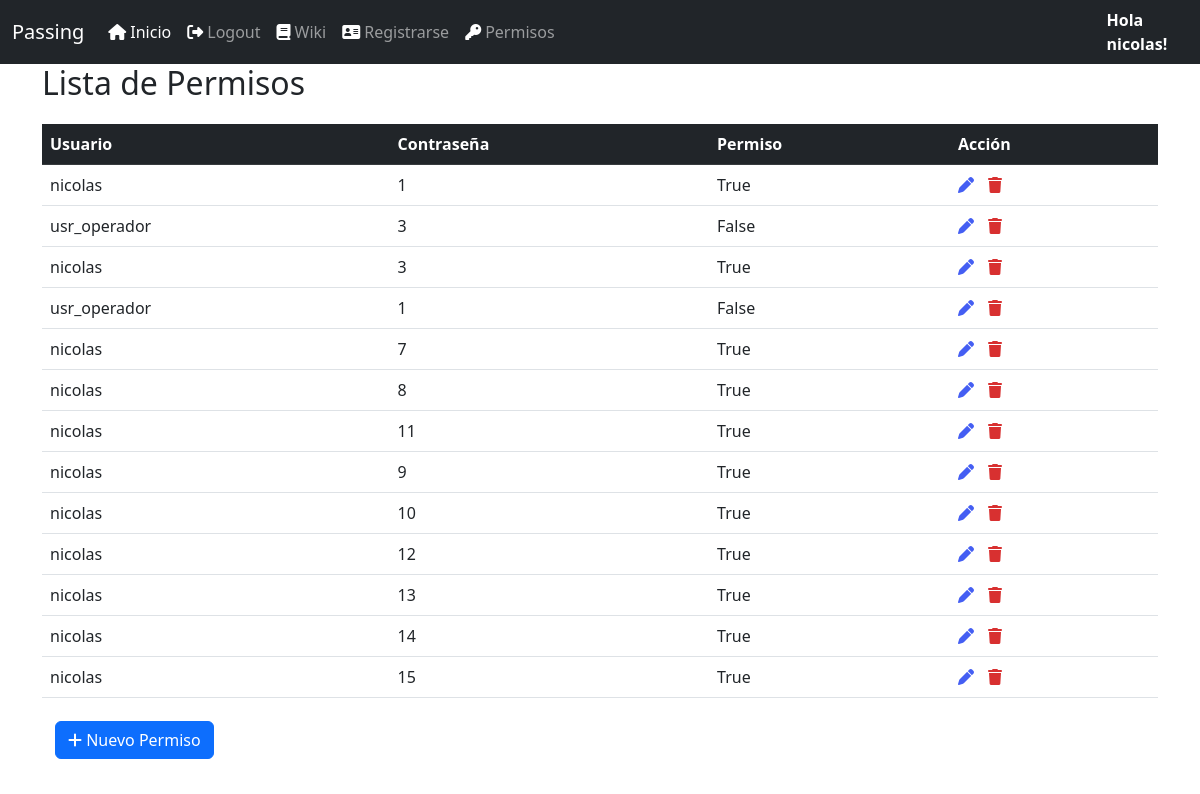
Page /perm/permissionlist (signed in) on the earlier database version.
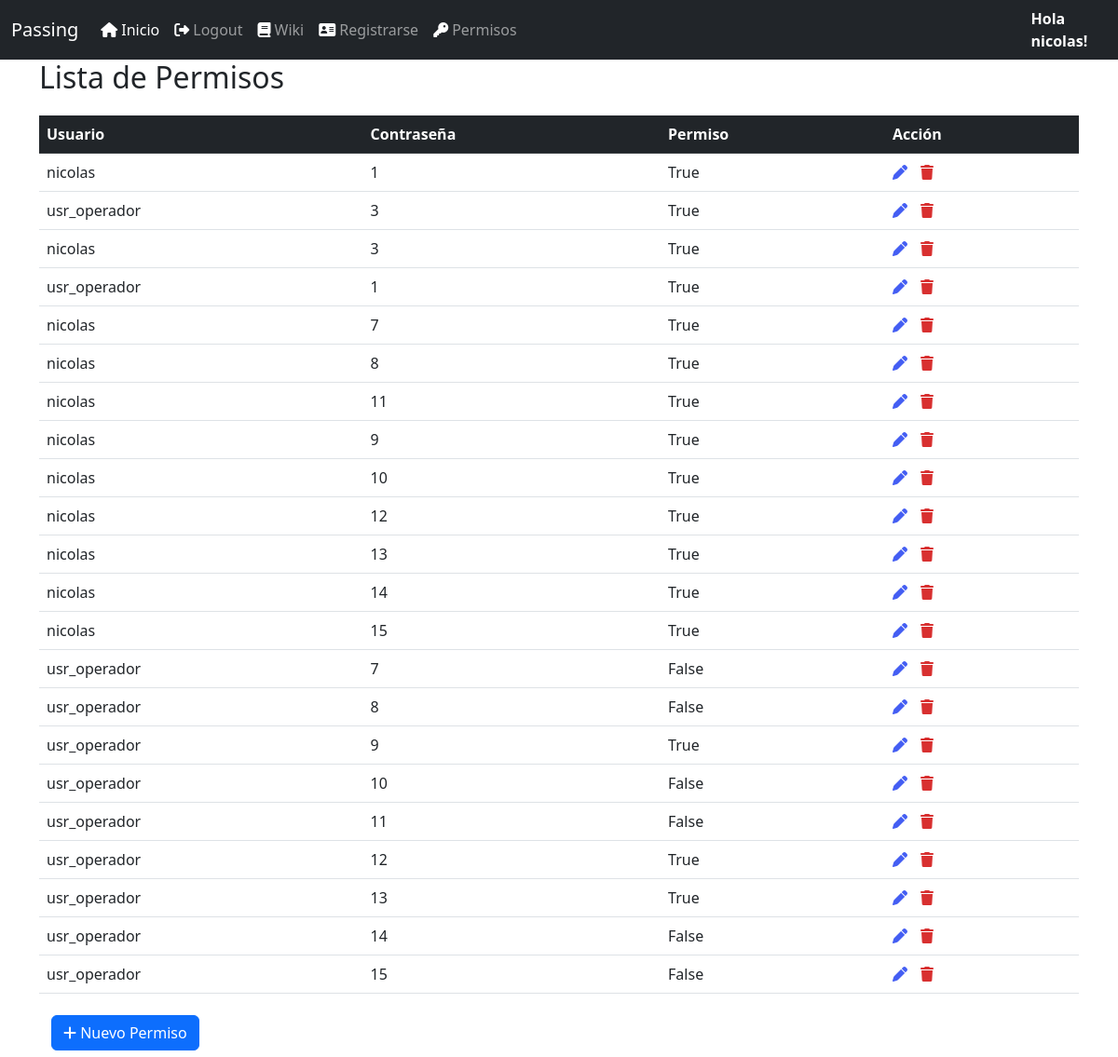
Same page on the later database version.
### login/models.py (models this page shows)
class CustomUser(AbstractUser):
    avatar = models.ImageField(blank=True, null=True, upload_to='static/')
    position = models.CharField(max_length=80,null=True)

### permission/models.py (models this page shows, shortened)
class ContraPermission(models.Model):
    user_id = models.ForeignKey(CustomUser, on_delete=models.CASCADE)
    contra_id = models.ForeignKey(Contrasena, on_delete=models.CASCADE)
    permission = models.CharField(max_length=20, null=True)
    perm_active = models.BooleanField(default = True)
    created = models.DateTimeField(auto_now=True)
    updated = models.DateTimeField(auto_now_add=True)

### passbase/models.py (models this page shows, shortened)
class Contrasena(models.Model):
    nombre_contra = models.CharField(max_length=50, unique=True)
    seccion = models.ForeignKey(SeccionContra, on_delete=models.CASCADE)
    link = models.CharField(max_length=265)
    usuario = models.CharField(max_length=60)
    contraseña = models.CharField(max_length=60)
    actualizacion= models.IntegerField(default=30) #la contraseña pedirá cambio cada x dias de este campo
    info = models.CharField(max_length=260)
    active = models.BooleanField(default=True)
    created = models.DateTimeField(auto_now=True)
    updated = models.DateTimeField(auto_now_add=True)
    def __str__(self):
        return str(self.id)

### permission/views.py (the view)
# urls.py: path('permissionlist',PermissionListView.as_view(), name='permissionlist'),
@method_decorator(user_passes_test(is_administrator), name='dispatch') #no permite ingreso si no es superuser
class PermissionListView(ListView):
    model = ContraPermission
    template_name = 'listpermission.html'
    def get_context_data(self, **kwargs):
        context = super().get_context_data(**kwargs)
        context['title'] = 'Lista de Permisos'
        return context
    def get_queryset(self):
        return ContraPermission.objects.all()

### permission/views.py (called while the page is built)
def is_administrator(user):
    return user.is_superuser

### templates/listpermission.html (shortened to what this page needs)
<!DOCTYPE html>
{% extends 'base.html'%}
{% load static %}
{% block head %}
<link rel="stylesheet" href="{% static 'lib/datatables-1.13.1/css/dataTables.bootstrap5.min.css' %}"/>
<link rel="stylesheet" href="{% static 'lib/datatables-1.13.1/plugins/responsive-2.4.0/css/responsive.bootstrap5.min.css' %}"/>
{% endblock %}
{% block content %}
<div class="container" style="height: 60px;">
    <h2>{{title}}</h2>
</div>
    <div class="container">
            <table class="table" id="data">
                <thead class="table-dark">
                    <tr >
                        <th scope="col">Usuario</th>
                        <th scope="col">Contraseña</th>
                        <th scope="col">Permiso</th>
                        <th scope="col">Acción</th>
                    </tr>
                </thead>
                <tbody>
                    {% for perm in object_list %}
                    <tr>
                        <td>{{ perm.user_id }}</td>
                        <td>{{ perm.contra_id }}</td>
                        <td>{{ perm.permission }}</td>
                        <td> <a href=" # "<i class="fas fa-pen" style="margin-right:10px; text-decoration-line: None;color: rgb(68, 94, 243);"></i></a>
                            <a href=" # "<i class="fas fa-trash" style="margin-right:10px; text-decoration-line: None; color: rgb(216, 48, 48);"></i></a>
                            </td>
                    </tr>
                </tbody>
                    {% endfor %}
            </table>
            <div>
                <button class="btn">
                    <a class="btn btn-primary btn-flat" href = "#">
                    <i class="fas fa-plus"></i> Nuevo Permiso </a>
                </button>
            </div>
    </div>
{% endblock %}

### templates/base.html (shortened to what this page needs)
<html>
        <head>
            {% load static %}
                <link rel="stylesheet" href="{% static 'lib/bootstrap-5.2.2-dist/css/bootstrap.min.css'%}"></link>
           {% block head %}
            {% endblock %}
        </head>
        <body>
    <div class="">
           <nav class="navbar navbar-expand-lg navbar-dark bg-dark">
            <div class="container-fluid">
              <a class="navbar-brand" href="#">Passing</a>
              <div class="collapse navbar-collapse" id="navbarColor02">
                <ul class="navbar-nav ml-auto">
                  <li class="nav-item">
                    <a class="nav-link active" href={% url 'listpass' %}><i class="fa-solid fa-house" style="color:white">&nbsp;</i>Inicio
                    </a>
                  </li>
                  {% if request.user.is_authenticated %}
                  <li class="nav-item">
                    <a class="nav-link" href="{% url 'logout' %}"><i class="fa-solid fa-right-from-bracket" style="color:white">&nbsp;</i>Logout</a>
                  </li>
                  {% else %}
                  <li class="nav-item">
                    <a class="nav-link" href="{% url 'login' %}"><i class="fas fa-sign-in-alt" style="color:white">&nbsp;</i>Login</a>
                  </li>
                  {%endif%}
                  <li class="nav-item">
                    <a class="nav-link" href="#"><i class="fa-solid fa-book" style="color:white">&nbsp;</i>Wiki</a>
                  </li>
                  <li class="nav-item">
                    <a class="nav-link" href="{% url 'register' %}"><i class="fa-solid fa-address-card" style="color:white">&nbsp;</i>Registrarse</a>
                  </li>
                  {% if request.user.is_superuser %}
                  <li class="nav-item">
                    <a class="nav-link" href="{% url 'permissionform1' %}"><i class="fa-solid fa-key" style="color:white">&nbsp;</i>Permisos</a>
                  </li>
                  {%endif%}
                    </div>
                {% if request.user.is_authenticated %}
              </div>
              <a class="nav-link" href="{% url 'profile' request.user.username %}" style="color:white"><b>Hola {{request.user}}!</b></a>
            </div>
            {%else%}
          </div>
          <a class="nav-link" href="{% url 'login' %}" style="color:white"><b>Hola {{request.user}}!</b></a>
        </div>
            {%endif%}
          {% block content %}
            {% endblock %}
          </body>
    </html>

Differences in the rows shown:
changed ContraPermission (number 2 of 22 on the later page): permission "False" → "True"
changed ContraPermission (number 4 of 22 on the later page): permission "False" → "True"
added ContraPermission: user_id "usr_operador", contra_id "7", permission "False"
added ContraPermission: user_id "usr_operador", contra_id "8", permission "False"
added ContraPermission: user_id "usr_operador", contra_id "9", permission "True"
added ContraPermission: user_id "usr_operador", contra_id "10", permission "False"
added ContraPermission: user_id "usr_operador", contra_id "11", permission "False"
added ContraPermission: user_id "usr_operador", contra_id "12", permission "True"
added ContraPermission: user_id "usr_operador", contra_id "13", permission "True"
added ContraPermission: user_id "usr_operador", contra_id "14", permission "False"
added ContraPermission: user_id "usr_operador", contra_id "15", permission "False"
